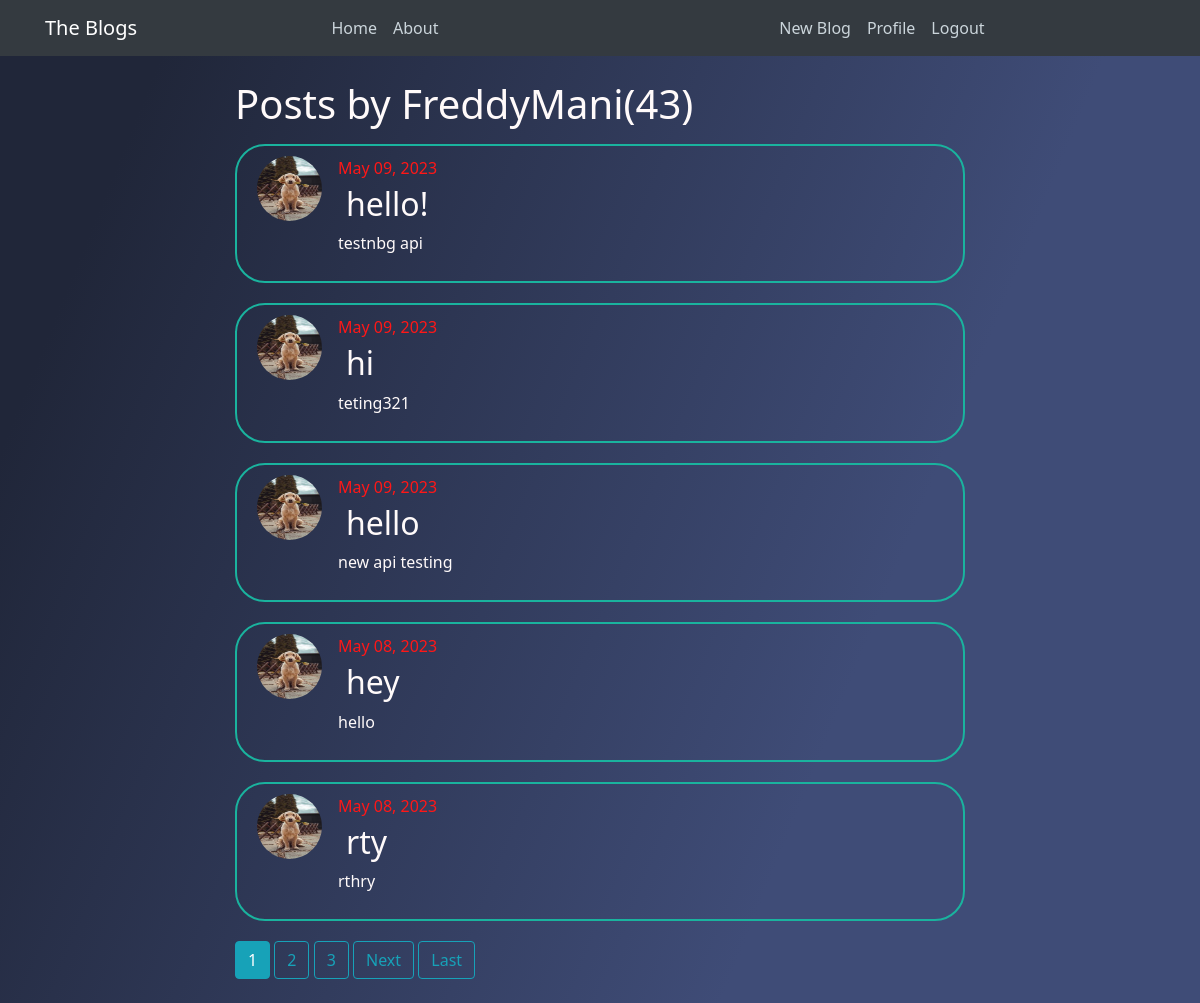
The app's page /user/FreddyMani/ (signed in), older data.
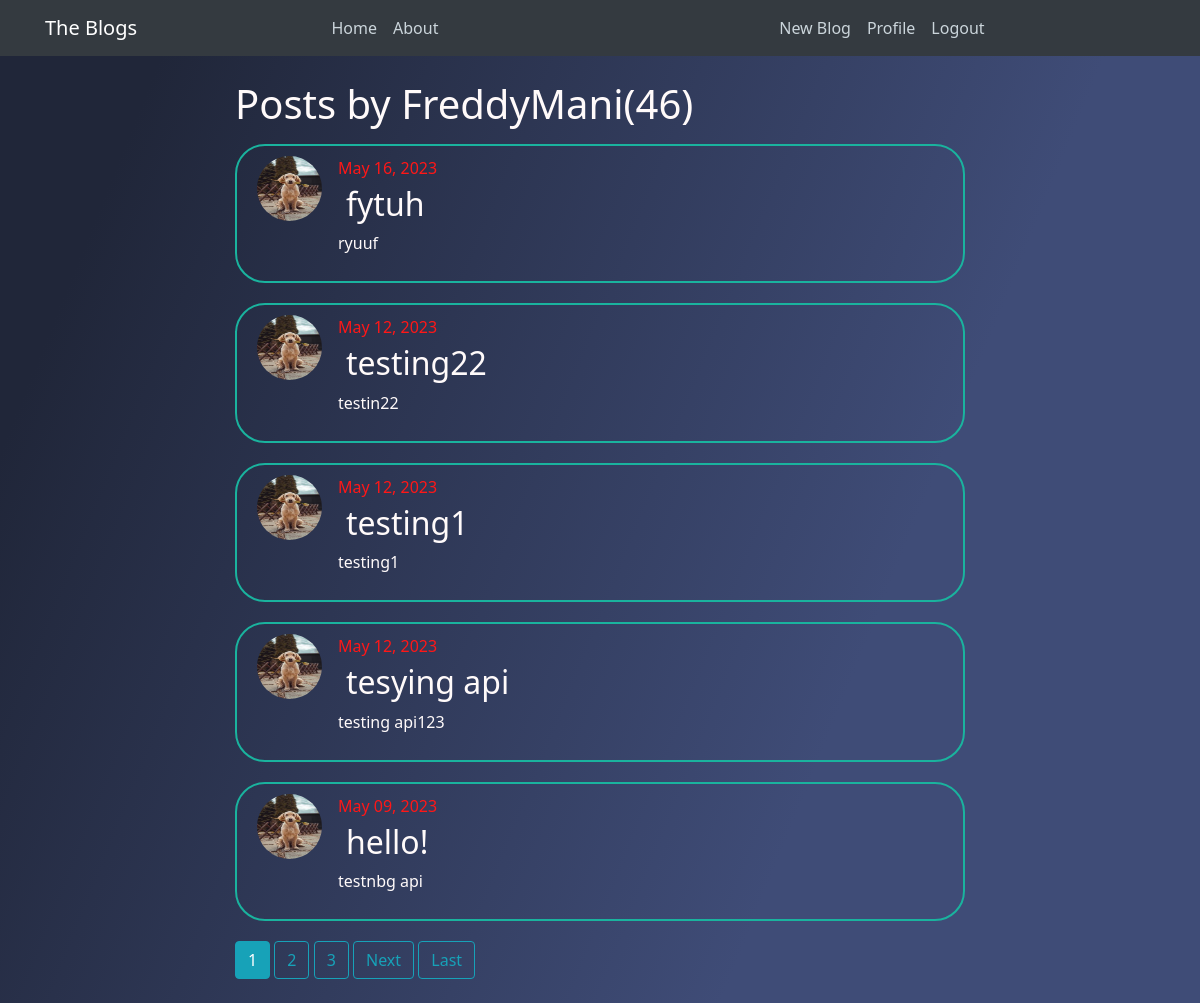
The same page, newer data.
### blog/models.py (models this page shows, shortened)
class Post(models.Model):
    title = models.CharField(max_length = 100)
    content = models.TextField()
    slugs = models.SlugField(blank=True, null =True, unique=True)
    date_posted = models.DateTimeField(auto_now_add= True)
    author = models.ForeignKey(User, on_delete = models.CASCADE)
    img_post = models.ImageField(upload_to='post_images/', null=True, blank=True)
    objects = PostManager()

### users/models.py (models this page shows, shortened)
class Profile(models.Model):
    user = models.OneToOneField(User, on_delete = models.CASCADE)
    image = models.ImageField(default = 'default.jpg', upload_to = 'profile_pics')

### blog/views.py (the view)
# urls.py: path('user/<str:username>/', views.UserPostListView.as_view(), name="user-posts"),
class UserPostListView(LoginRequiredMixin,ListView):
    model = Post
    template_name = 'blog/user_posts.html'
    context_object_name = 'posts'
    paginate_by = 5
    def get_queryset(self):
        user = get_object_or_404(User, username = self.kwargs.get('username'))
        return user.post_set.all().order_by('-date_posted')

### blog/models.py (called while the page is built)
    def get_queryset(self, *args, **kwargs):
        return PostQuerySet(self.model, using =self._db)

### blog/templates/blog/user_posts.html (shortened to what this page needs)
{% extends "blog/base.html" %}
{% block content %}
<h1 class = "mb-3">Posts by {{ view.kwargs.username }}({{ page_obj.paginator.count }})</h1>
    {% for post in posts %}
    <article class="media content-section">
      <img class = "rounded-circle article-img" src="{{ post.author.profile.image.url }}" alt="">
        <div class="media-body">
          <div class="article-metadata">
            <a class="mr-2" href="{% url 'user-posts' post.author.username %}>{{ post.author }}</a>
            <small class="text-muted">{{ post.date_posted|date:"F d, Y" }}</small>
          </div>
          <h2><a class="article-title" href="{% url 'post-detail' post.id %}">{{ post.title }}</a></h2>
          <p class="article-content">{{ post.content }}</p>
        </div>
      </article>
    {% endfor %}
    {% if is_paginated %}
      {% for num in page_obj.paginator.page_range %}
          {% if page_obj.number == num %}
            <a class = "btn btn-info mb-4" href="?page={{ num }}">{{ num }}</a>
          {% elif num > page_obj.number|add:'-3' and  num < page_obj.number|add:'3' %}
          <a class = "btn btn-outline-info mb-4" href="?page={{ num }}">{{ num }}</a>
          {% endif %}
      {% endfor %}
    {% if page_obj.has_next %}
      <a class = "btn btn-outline-info mb-4" href="?page={{ page_obj.next_page_number }}">Next</a>
      <a class = "btn btn-outline-info mb-4" href="?page={{ page_obj.paginator.num_pages }}">Last</a>
    {% endif %}
    {% endif %}
{% endblock content %}

### blog/templates/blog/base.html (shortened to what this page needs)
{% load static %}
<html lang="en">
<head>
    <link rel="stylesheet" href="https://cdn.jsdelivr.net/npm/bootstrap@4.3.1/dist/css/bootstrap.min.css"
>
    <link rel="stylesheet" href="{% static 'blog/main.css' %}">
</head>
<body>
    <header class="site-header">
        <nav class="navbar navbar-expand-md navbar-dark bg-dark fixed-top">
            <div class="container">
                <a class="navbar-brand mr-4 restart-page" href="{% url 'blog-home' %}">The Blogs</a>
                <div class="collapse navbar-collapse" id="navbarToggle">
                    <div class="d-md-flex w-100 justify-content-around">
                        <div class="navbar-nav">
                            <a class="nav-item nav-link restart-page" href="{% url 'blog-home' %}">Home</a>
                            <a class="nav-item nav-link" href="{% url 'blog-about' %}">About</a>
                        </div>{% block search %}    {% endblock search %}
                        <div class="navbar-nav">
                            {% if user.is_authenticated %}
                            <a class="nav-item nav-link" href="{% url 'post-create' %}">New Blog</a>
                            <a class="nav-item nav-link" href="{% url 'profile' %}">Profile</a>
                            <a class="nav-item nav-link" href="{% url 'logout' %}">Logout</a>
                            {% else %}
                            <a class="nav-item nav-link" href="{% url 'login' %}">Login</a>
                            <a class="nav-item nav-link" href="{% url 'register' %}">Register</a>
                            {% endif %}
                        </div>
                    </div>
                </div>
            </div>
        </nav>
    </header>
    <main role="main" class="container">
        <div class="row full-content justify-content-center align-items-center">
            <div class="col-md-8 rounded-circle">
                {% block content %}{% endblock %}
            </div>
        </div>
    </main>
</body>
</html>

### static/blog/main.css (style rules this page uses)
html,body { font-family: system-ui; color-scheme: dark; background: linear-gradient(112.1deg, rgb(32, 38, 57) 11.4%, rgb(63, 76, 119) 70.2%); color: snow; background-repeat: no-repeat; background-attachment: fixed; scroll-behavior: smooth; }
body { background:dark; margin-top: 5rem; }
h1, h2, h3, h4, h5, h6 { color: snow; }
.site-header .navbar-nav .nav-link { color: #cbd5db; }
.content-section { padding: 10px 20px; border: 2px solid hwb(172 10% 30%); border-radius: 30px; margin-bottom: 20px; }
.article-title { color:snow; }
.article-content { white-space: pre-line; }
.article-img { height: 65px; width: 65px; margin-right: 16px; }
.article-metadata { padding-bottom: 1px; margin-bottom: 4px; }
a { color: #ff1717; }

Row changes from the older to the newer data that the page shows:
no longer on this page (row unchanged): Post: author.profile.image (picture), date_posted "May 09, 2023", title "hi", content "teting321"
no longer on this page (row unchanged): Post: author.profile.image (picture), date_posted "May 09, 2023", title "hello", content "new api testing"
removed Post: author.profile.image (picture), date_posted "May 08, 2023", title "hey", content "hello"
no longer on this page (row unchanged): Post: author.profile.image (picture), date_posted "May 08, 2023", title "rty", content "rthry"
added Post: author.profile.image (picture), date_posted "May 16, 2023", title "fytuh", content "ryuuf"
added Post: author.profile.image (picture), date_posted "May 12, 2023", title "testing22", content "testin22"
added Post: author.profile.image (picture), date_posted "May 12, 2023", title "testing1", content "testing1"
added Post: author.profile.image (picture), date_posted "May 12, 2023", title "tesying api", content "testing api123"
Text that changed along with them:
{{ page_obj.paginator.count }}: "43" → "46"
